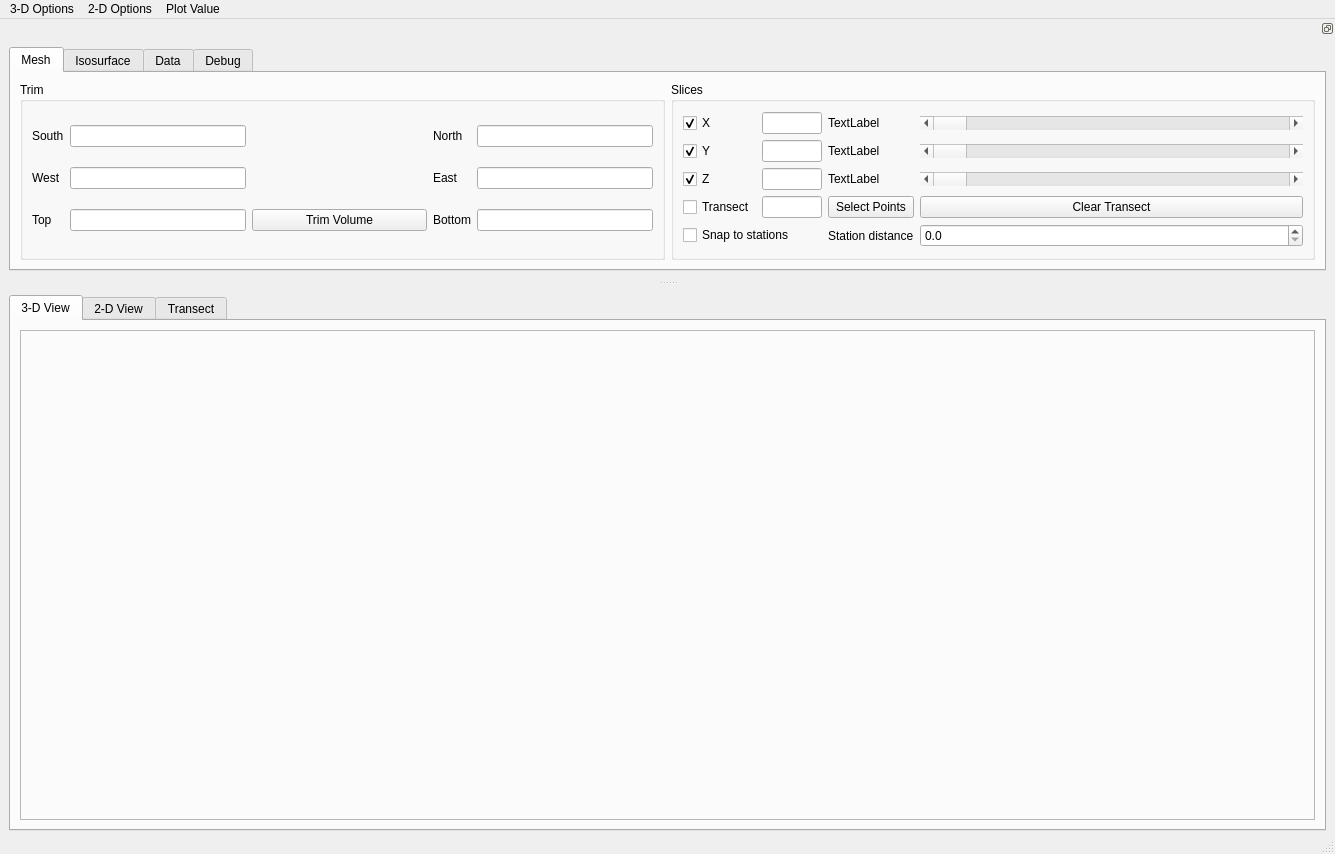
<?xml version="1.0" encoding="UTF-8"?>
<ui version="4.0">
 <class>MainWindow</class>
 <widget class="QMainWindow" name="MainWindow">
  <property name="geometry">
   <rect>
    <x>0</x>
    <y>0</y>
    <width>1335</width>
    <height>854</height>
   </rect>
  </property>
  <property name="windowTitle">
   <string>Model Viewer</string>
  </property>
  <widget class="QWidget" name="centralwidget">
   <layout class="QGridLayout" name="gridLayout_3">
    <property name="bottomMargin">
     <number>1</number>
    </property>
    <property name="verticalSpacing">
     <number>1</number>
    </property>
    <item row="0" column="0">
     <widget class="QTabWidget" name="tabWidget_2">
      <property name="sizePolicy">
       <sizepolicy hsizetype="Ignored" vsizetype="Ignored">
        <horstretch>0</horstretch>
        <verstretch>0</verstretch>
       </sizepolicy>
      </property>
      <property name="currentIndex">
       <number>0</number>
      </property>
      <widget class="QWidget" name="tab">
       <property name="sizePolicy">
        <sizepolicy hsizetype="Expanding" vsizetype="Expanding">
         <horstretch>0</horstretch>
         <verstretch>0</verstretch>
        </sizepolicy>
       </property>
       <attribute name="title">
        <string>3-D View</string>
       </attribute>
       <layout class="QGridLayout" name="gridLayout_4">
        <item row="0" column="0">
         <widget class="QFrame" name="frame3D">
          <property name="frameShape">
           <enum>QFrame::StyledPanel</enum>
          </property>
          <property name="frameShadow">
           <enum>QFrame::Raised</enum>
          </property>
         </widget>
        </item>
       </layout>
      </widget>
      <widget class="QWidget" name="tab_3">
       <property name="sizePolicy">
        <sizepolicy hsizetype="Ignored" vsizetype="Ignored">
         <horstretch>0</horstretch>
         <verstretch>0</verstretch>
        </sizepolicy>
       </property>
       <attribute name="title">
        <string>2-D View</string>
       </attribute>
       <layout class="QGridLayout" name="gridLayout_5">
        <item row="0" column="0">
         <layout class="QGridLayout" name="widget2D">
          <property name="sizeConstraint">
           <enum>QLayout::SetNoConstraint</enum>
          </property>
          <property name="spacing">
           <number>0</number>
          </property>
         </layout>
        </item>
       </layout>
      </widget>
      <widget class="QWidget" name="tab_5">
       <attribute name="title">
        <string>Transect</string>
       </attribute>
       <layout class="QGridLayout" name="gridLayout_13">
        <item row="0" column="0">
         <layout class="QGridLayout" name="widgetTransect">
          <property name="sizeConstraint">
           <enum>QLayout::SetNoConstraint</enum>
          </property>
          <property name="spacing">
           <number>0</number>
          </property>
         </layout>
        </item>
       </layout>
      </widget>
     </widget>
    </item>
   </layout>
  </widget>
  <widget class="QStatusBar" name="statusbar"/>
  <widget class="QDockWidget" name="dockWidget_2">
   <property name="layoutDirection">
    <enum>Qt::LeftToRight</enum>
   </property>
   <property name="features">
    <set>QDockWidget::DockWidgetFloatable|QDockWidget::DockWidgetMovable</set>
   </property>
   <attribute name="dockWidgetArea">
    <number>4</number>
   </attribute>
   <widget class="QWidget" name="dockWidgetContents_2">
    <layout class="QGridLayout" name="gridLayout_6">
     <item row="0" column="0">
      <widget class="QTabWidget" name="tabWidget">
       <property name="sizePolicy">
        <sizepolicy hsizetype="Ignored" vsizetype="Fixed">
         <horstretch>0</horstretch>
         <verstretch>0</verstretch>
        </sizepolicy>
       </property>
       <property name="tabShape">
        <enum>QTabWidget::Rounded</enum>
       </property>
       <property name="currentIndex">
        <number>0</number>
       </property>
       <widget class="QWidget" name="Mesh">
        <attribute name="title">
         <string>Mesh</string>
        </attribute>
        <layout class="QGridLayout" name="gridLayout">
         <item row="1" column="0">
          <widget class="QGroupBox" name="groupBox">
           <property name="title">
            <string>Trim</string>
           </property>
           <layout class="QGridLayout" name="gridLayout_2">
            <item row="0" column="1">
             <widget class="QLineEdit" name="x0ClipEdit"/>
            </item>
            <item row="0" column="4">
             <widget class="QLineEdit" name="x1ClipEdit"/>
            </item>
            <item row="0" column="0">
             <widget class="QLabel" name="label">
              <property name="text">
               <string>South</string>
              </property>
             </widget>
            </item>
            <item row="0" column="3">
             <widget class="QLabel" name="label_3">
              <property name="text">
               <string>North</string>
              </property>
             </widget>
            </item>
            <item row="1" column="0">
             <widget class="QLabel" name="label_2">
              <property name="text">
               <string>West</string>
              </property>
             </widget>
            </item>
            <item row="0" column="2">
             <spacer name="horizontalSpacer">
              <property name="orientation">
               <enum>Qt::Horizontal</enum>
              </property>
              <property name="sizeHint" stdset="0">
               <size>
                <width>40</width>
                <height>20</height>
               </size>
              </property>
             </spacer>
            </item>
            <item row="1" column="1">
             <widget class="QLineEdit" name="y0ClipEdit"/>
            </item>
            <item row="1" column="3">
             <widget class="QLabel" name="label_4">
              <property name="text">
               <string>East</string>
              </property>
             </widget>
            </item>
            <item row="1" column="2">
             <spacer name="horizontalSpacer_2">
              <property name="orientation">
               <enum>Qt::Horizontal</enum>
              </property>
              <property name="sizeHint" stdset="0">
               <size>
                <width>40</width>
                <height>20</height>
               </size>
              </property>
             </spacer>
            </item>
            <item row="2" column="1">
             <widget class="QLineEdit" name="z0ClipEdit"/>
            </item>
            <item row="2" column="2">
             <widget class="QPushButton" name="clipVolume">
              <property name="text">
               <string>Trim Volume</string>
              </property>
             </widget>
            </item>
            <item row="2" column="3">
             <widget class="QLabel" name="label_6">
              <property name="text">
               <string>Bottom</string>
              </property>
             </widget>
            </item>
            <item row="2" column="4">
             <widget class="QLineEdit" name="z1ClipEdit"/>
            </item>
            <item row="1" column="4">
             <widget class="QLineEdit" name="y1ClipEdit"/>
            </item>
            <item row="2" column="0">
             <widget class="QLabel" name="label_5">
              <property name="text">
               <string>Top</string>
              </property>
             </widget>
            </item>
           </layout>
          </widget>
         </item>
         <item row="1" column="1">
          <widget class="QGroupBox" name="groupBox_3">
           <property name="title">
            <string>Slices</string>
           </property>
           <layout class="QGridLayout" name="gridLayout_10">
            <item row="0" column="0">
             <layout class="QGridLayout" name="gridLayout_8">
              <item row="3" column="1">
               <widget class="QLineEdit" name="nInterp">
                <property name="sizePolicy">
                 <sizepolicy hsizetype="Fixed" vsizetype="Fixed">
                  <horstretch>0</horstretch>
                  <verstretch>0</verstretch>
                 </sizepolicy>
                </property>
                <property name="maximumSize">
                 <size>
                  <width>60</width>
                  <height>16777215</height>
                 </size>
                </property>
               </widget>
              </item>
              <item row="0" column="2">
               <widget class="QLabel" name="xSliceLabel">
                <property name="sizePolicy">
                 <sizepolicy hsizetype="Maximum" vsizetype="Preferred">
                  <horstretch>0</horstretch>
                  <verstretch>0</verstretch>
                 </sizepolicy>
                </property>
                <property name="text">
                 <string>TextLabel</string>
                </property>
               </widget>
              </item>
              <item row="2" column="2">
               <widget class="QLabel" name="zSliceLabel">
                <property name="text">
                 <string>TextLabel</string>
                </property>
               </widget>
              </item>
              <item row="3" column="0">
               <widget class="QCheckBox" name="interpCheckbox">
                <property name="text">
                 <string>Transect</string>
                </property>
               </widget>
              </item>
              <item row="0" column="0">
               <widget class="QCheckBox" name="xSliceCheckbox">
                <property name="sizePolicy">
                 <sizepolicy hsizetype="Fixed" vsizetype="Fixed">
                  <horstretch>0</horstretch>
                  <verstretch>0</verstretch>
                 </sizepolicy>
                </property>
                <property name="text">
                 <string>X</string>
                </property>
                <property name="checked">
                 <bool>true</bool>
                </property>
               </widget>
              </item>
              <item row="2" column="4">
               <widget class="QScrollBar" name="zSliceSlider">
                <property name="sizePolicy">
                 <sizepolicy hsizetype="Expanding" vsizetype="Fixed">
                  <horstretch>0</horstretch>
                  <verstretch>0</verstretch>
                 </sizepolicy>
                </property>
                <property name="orientation">
                 <enum>Qt::Horizontal</enum>
                </property>
               </widget>
              </item>
              <item row="1" column="1">
               <widget class="QLineEdit" name="ySliceEdit">
                <property name="sizePolicy">
                 <sizepolicy hsizetype="Fixed" vsizetype="Fixed">
                  <horstretch>0</horstretch>
                  <verstretch>0</verstretch>
                 </sizepolicy>
                </property>
                <property name="minimumSize">
                 <size>
                  <width>50</width>
                  <height>0</height>
                 </size>
                </property>
                <property name="maximumSize">
                 <size>
                  <width>60</width>
                  <height>16777215</height>
                 </size>
                </property>
               </widget>
              </item>
              <item row="1" column="2">
               <widget class="QLabel" name="ySliceLabel">
                <property name="text">
                 <string>TextLabel</string>
                </property>
               </widget>
              </item>
              <item row="0" column="1">
               <widget class="QLineEdit" name="xSliceEdit">
                <property name="sizePolicy">
                 <sizepolicy hsizetype="Minimum" vsizetype="Fixed">
                  <horstretch>0</horstretch>
                  <verstretch>0</verstretch>
                 </sizepolicy>
                </property>
                <property name="minimumSize">
                 <size>
                  <width>50</width>
                  <height>0</height>
                 </size>
                </property>
                <property name="maximumSize">
                 <size>
                  <width>60</width>
                  <height>16777215</height>
                 </size>
                </property>
               </widget>
              </item>
              <item row="0" column="4">
               <widget class="QScrollBar" name="xSliceSlider">
                <property name="sizePolicy">
                 <sizepolicy hsizetype="Expanding" vsizetype="Fixed">
                  <horstretch>0</horstretch>
                  <verstretch>0</verstretch>
                 </sizepolicy>
                </property>
                <property name="orientation">
                 <enum>Qt::Horizontal</enum>
                </property>
               </widget>
              </item>
              <item row="1" column="4">
               <widget class="QScrollBar" name="ySliceSlider">
                <property name="sizePolicy">
                 <sizepolicy hsizetype="Expanding" vsizetype="Fixed">
                  <horstretch>0</horstretch>
                  <verstretch>0</verstretch>
                 </sizepolicy>
                </property>
                <property name="orientation">
                 <enum>Qt::Horizontal</enum>
                </property>
               </widget>
              </item>
              <item row="2" column="0">
               <widget class="QCheckBox" name="zSliceCheckbox">
                <property name="sizePolicy">
                 <sizepolicy hsizetype="Fixed" vsizetype="Fixed">
                  <horstretch>0</horstretch>
                  <verstretch>0</verstretch>
                 </sizepolicy>
                </property>
                <property name="text">
                 <string>Z</string>
                </property>
                <property name="checked">
                 <bool>true</bool>
                </property>
               </widget>
              </item>
              <item row="1" column="0">
               <widget class="QCheckBox" name="ySliceCheckbox">
                <property name="sizePolicy">
                 <sizepolicy hsizetype="Fixed" vsizetype="Fixed">
                  <horstretch>0</horstretch>
                  <verstretch>0</verstretch>
                 </sizepolicy>
                </property>
                <property name="text">
                 <string>Y</string>
                </property>
                <property name="checked">
                 <bool>true</bool>
                </property>
               </widget>
              </item>
              <item row="2" column="1">
               <widget class="QLineEdit" name="zSliceEdit">
                <property name="sizePolicy">
                 <sizepolicy hsizetype="Fixed" vsizetype="Fixed">
                  <horstretch>0</horstretch>
                  <verstretch>0</verstretch>
                 </sizepolicy>
                </property>
                <property name="minimumSize">
                 <size>
                  <width>50</width>
                  <height>0</height>
                 </size>
                </property>
                <property name="maximumSize">
                 <size>
                  <width>60</width>
                  <height>16777215</height>
                 </size>
                </property>
               </widget>
              </item>
              <item row="3" column="2">
               <widget class="QPushButton" name="selectPoints">
                <property name="text">
                 <string>Select Points</string>
                </property>
               </widget>
              </item>
              <item row="3" column="4">
               <widget class="QPushButton" name="clearTransect">
                <property name="toolTip">
                 <string>Remove the transect</string>
                </property>
                <property name="text">
                 <string>Clear Transect</string>
                </property>
               </widget>
              </item>
              <item row="4" column="0" colspan="2">
               <widget class="QCheckBox" name="snapToStations">
                <property name="toolTip">
                 <string>Move each picked (or dragged) transect point to the nearest station</string>
                </property>
                <property name="text">
                 <string>Snap to stations</string>
                </property>
               </widget>
              </item>
              <item row="4" column="2">
               <widget class="QLabel" name="stationDistanceLabel">
                <property name="text">
                 <string>Station distance</string>
                </property>
               </widget>
              </item>
              <item row="4" column="4">
               <widget class="QDoubleSpinBox" name="stationDistance">
                <property name="toolTip">
                 <string>Stations within this distance of the transect are marked on the section (0 to hide them)</string>
                </property>
                <property name="decimals">
                 <number>1</number>
                </property>
                <property name="maximum">
                 <double>1000000.000000000000000</double>
                </property>
               </widget>
              </item>
             </layout>
            </item>
           </layout>
          </widget>
         </item>
        </layout>
       </widget>
       <widget class="QWidget" name="tab_6">
        <attribute name="title">
         <string>Isosurface</string>
        </attribute>
        <layout class="QGridLayout" name="gridLayout_12">
         <item row="2" column="0">
          <widget class="QLabel" name="label_10">
           <property name="text">
            <string>Opacity</string>
           </property>
          </widget>
         </item>
         <item row="6" column="5">
          <widget class="QPushButton" name="isoRecalculate">
           <property name="text">
            <string>Recalculate</string>
           </property>
          </widget>
         </item>
         <item row="6" column="3">
          <widget class="QSpinBox" name="isoHigh">
           <property name="minimum">
            <number>1</number>
           </property>
           <property name="maximum">
            <number>100000</number>
           </property>
           <property name="value">
            <number>300</number>
           </property>
          </widget>
         </item>
         <item row="2" column="2">
          <widget class="QLabel" name="label_7">
           <property name="text">
            <string>Lowest Resistivity</string>
           </property>
          </widget>
         </item>
         <item row="6" column="4">
          <widget class="QSpinBox" name="isoNum">
           <property name="minimum">
            <number>1</number>
           </property>
           <property name="maximum">
            <number>50</number>
           </property>
          </widget>
         </item>
         <item row="2" column="4">
          <widget class="QLabel" name="label_9">
           <property name="text">
            <string>Number of Contours</string>
           </property>
          </widget>
         </item>
         <item row="6" column="2">
          <widget class="QSpinBox" name="isoLow">
           <property name="maximum">
            <number>100000</number>
           </property>
           <property name="value">
            <number>300</number>
           </property>
          </widget>
         </item>
         <item row="2" column="3">
          <widget class="QLabel" name="label_8">
           <property name="text">
            <string>Highest Resistivity</string>
           </property>
          </widget>
         </item>
         <item row="0" column="0">
          <widget class="QCheckBox" name="isoPlot">
           <property name="text">
            <string>Plot Isosurface</string>
           </property>
           <property name="checked">
            <bool>false</bool>
           </property>
          </widget>
         </item>
         <item row="6" column="0">
          <widget class="QDoubleSpinBox" name="isoOpacity">
           <property name="minimum">
            <double>0.000000000000000</double>
           </property>
           <property name="maximum">
            <double>1.000000000000000</double>
           </property>
           <property name="singleStep">
            <double>0.100000000000000</double>
           </property>
           <property name="value">
            <double>1.000000000000000</double>
           </property>
          </widget>
         </item>
        </layout>
       </widget>
       <widget class="QWidget" name="tab_2">
        <attribute name="title">
         <string>Data</string>
        </attribute>
        <layout class="QGridLayout" name="gridLayout_7">
         <item row="0" column="0">
          <widget class="QGroupBox" name="groupBox_2">
           <property name="title">
            <string>Options</string>
           </property>
           <layout class="QGridLayout" name="gridLayout_9">
            <item row="0" column="1">
             <widget class="QCheckBox" name="resolutionCheckBox">
              <property name="text">
               <string>Resolution</string>
              </property>
              <property name="tristate">
               <bool>true</bool>
              </property>
             </widget>
            </item>
            <item row="0" column="0">
             <widget class="QCheckBox" name="elevationCheckBox">
              <property name="enabled">
               <bool>false</bool>
              </property>
              <property name="text">
               <string>Station Elevation</string>
              </property>
             </widget>
            </item>
           </layout>
          </widget>
         </item>
        </layout>
       </widget>
       <widget class="QWidget" name="tab_4">
        <attribute name="title">
         <string>Debug</string>
        </attribute>
        <layout class="QGridLayout" name="gridLayout_11">
         <item row="0" column="0">
          <widget class="QLabel" name="debugLabel">
           <property name="text">
            <string>TextLabel</string>
           </property>
          </widget>
         </item>
        </layout>
       </widget>
      </widget>
     </item>
    </layout>
   </widget>
  </widget>
  <widget class="QMenuBar" name="menubar">
   <property name="geometry">
    <rect>
     <x>0</x>
     <y>0</y>
     <width>1335</width>
     <height>26</height>
    </rect>
   </property>
   <widget class="QMenu" name="menuView">
    <property name="title">
     <string>3-D Options</string>
    </property>
    <widget class="QMenu" name="menuBackground_Type">
     <property name="title">
      <string>Background Type</string>
     </property>
     <addaction name="actionDefault"/>
     <addaction name="actionGrey"/>
     <addaction name="actionWhite"/>
     <addaction name="actionBlack"/>
     <addaction name="actionBlue"/>
    </widget>
    <addaction name="viewXY"/>
    <addaction name="viewXZ"/>
    <addaction name="viewYZ"/>
    <addaction name="menuBackground_Type"/>
   </widget>
   <widget class="QMenu" name="menuMesh_Lines">
    <property name="title">
     <string>2-D Options</string>
    </property>
    <widget class="QMenu" name="menuMesh_Lines_2">
     <property name="title">
      <string>Mesh Lines</string>
     </property>
     <addaction name="meshOn"/>
     <addaction name="meshOff"/>
    </widget>
    <widget class="QMenu" name="menuDepth_Label">
     <property name="title">
      <string>Depth Label</string>
     </property>
     <addaction name="depthLabelRange"/>
     <addaction name="depthLabelCenter"/>
    </widget>
    <addaction name="menuMesh_Lines_2"/>
    <addaction name="menuDepth_Label"/>
   </widget>
   <widget class="QMenu" name="menuPlot_Value">
    <property name="title">
     <string>Plot Value</string>
    </property>
    <addaction name="action_plot_rho_x"/>
    <addaction name="action_plot_rho_y"/>
    <addaction name="action_plot_rho_z"/>
    <addaction name="action_plot_rho_xy"/>
    <addaction name="action_plot_rho_xz"/>
    <addaction name="action_plot_rho_yz"/>
   </widget>
   <addaction name="menuView"/>
   <addaction name="menuMesh_Lines"/>
   <addaction name="menuPlot_Value"/>
  </widget>
  <action name="viewXY">
   <property name="text">
    <string>Zoom to XY</string>
   </property>
  </action>
  <action name="viewXZ">
   <property name="text">
    <string>Zoom to XZ</string>
   </property>
  </action>
  <action name="viewYZ">
   <property name="text">
    <string>Zoom to YZ</string>
   </property>
  </action>
  <action name="action1">
   <property name="text">
    <string>1</string>
   </property>
  </action>
  <action name="meshOn">
   <property name="checkable">
    <bool>true</bool>
   </property>
   <property name="text">
    <string>On</string>
   </property>
  </action>
  <action name="meshOff">
   <property name="checkable">
    <bool>true</bool>
   </property>
   <property name="checked">
    <bool>true</bool>
   </property>
   <property name="text">
    <string>Off</string>
   </property>
  </action>
  <action name="actionWhite">
   <property name="checkable">
    <bool>true</bool>
   </property>
   <property name="text">
    <string>White</string>
   </property>
  </action>
  <action name="actionBlack">
   <property name="checkable">
    <bool>true</bool>
   </property>
   <property name="text">
    <string>Black</string>
   </property>
  </action>
  <action name="actionBlue">
   <property name="checkable">
    <bool>true</bool>
   </property>
   <property name="text">
    <string>Blue</string>
   </property>
  </action>
  <action name="actionGrey">
   <property name="checkable">
    <bool>true</bool>
   </property>
   <property name="checked">
    <bool>false</bool>
   </property>
   <property name="text">
    <string>Grey</string>
   </property>
  </action>
  <action name="actionDefault">
   <property name="checkable">
    <bool>true</bool>
   </property>
   <property name="checked">
    <bool>true</bool>
   </property>
   <property name="text">
    <string>Default</string>
   </property>
  </action>
  <action name="action_plot_rho_x">
   <property name="checkable">
    <bool>true</bool>
   </property>
   <property name="checked">
    <bool>true</bool>
   </property>
   <property name="text">
    <string>rho_x</string>
   </property>
  </action>
  <action name="action_plot_rho_y">
   <property name="checkable">
    <bool>true</bool>
   </property>
   <property name="text">
    <string>rho_y</string>
   </property>
  </action>
  <action name="action_plot_rho_z">
   <property name="checkable">
    <bool>true</bool>
   </property>
   <property name="text">
    <string>rho_z</string>
   </property>
  </action>
  <action name="action_plot_rho_xy">
   <property name="checkable">
    <bool>true</bool>
   </property>
   <property name="text">
    <string>rho_x/rho_y</string>
   </property>
  </action>
  <action name="action_plot_rho_xz">
   <property name="checkable">
    <bool>true</bool>
   </property>
   <property name="text">
    <string>rho_x/rho_z</string>
   </property>
  </action>
  <action name="action_plot_rho_yz">
   <property name="checkable">
    <bool>true</bool>
   </property>
   <property name="text">
    <string>rho_y/rho_z</string>
   </property>
  </action>
  <action name="actionOn">
   <property name="checkable">
    <bool>true</bool>
   </property>
   <property name="text">
    <string>On</string>
   </property>
  </action>
  <action name="actionOff">
   <property name="checkable">
    <bool>true</bool>
   </property>
   <property name="text">
    <string>Off</string>
   </property>
  </action>
  <action name="depthLabelRange">
   <property name="checkable">
    <bool>true</bool>
   </property>
   <property name="checked">
    <bool>true</bool>
   </property>
   <property name="text">
    <string>Range</string>
   </property>
  </action>
  <action name="depthLabelCenter">
   <property name="checkable">
    <bool>true</bool>
   </property>
   <property name="text">
    <string>Center</string>
   </property>
  </action>
 </widget>
 <resources/>
 <connections/>
</ui>
